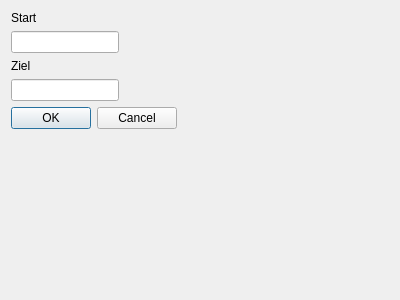
<?xml version="1.0" encoding="UTF-8"?>
<ui version="4.0">
 <class>Route</class>
 <widget class="QDialog" name="Route">
  <property name="geometry">
   <rect>
    <x>0</x>
    <y>0</y>
    <width>400</width>
    <height>300</height>
   </rect>
  </property>
  <property name="windowTitle">
   <string>Dialog</string>
  </property>
  <layout class="QFormLayout" name="formLayout">
   <item row="0" column="0">
    <widget class="QLabel" name="label_start">
     <property name="text">
      <string>Start</string>
     </property>
    </widget>
   </item>
   <item row="1" column="0">
    <widget class="QLineEdit" name="lineEdit_start"/>
   </item>
   <item row="2" column="0">
    <widget class="QLabel" name="label_ziel">
     <property name="text">
      <string>Ziel</string>
     </property>
    </widget>
   </item>
   <item row="3" column="0">
    <widget class="QLineEdit" name="lineEdit_ziel"/>
   </item>
   <item row="4" column="0">
    <widget class="QDialogButtonBox" name="buttonBox">
     <property name="orientation">
      <enum>Qt::Horizontal</enum>
     </property>
     <property name="standardButtons">
      <set>QDialogButtonBox::Cancel|QDialogButtonBox::Ok</set>
     </property>
    </widget>
   </item>
  </layout>
 </widget>
 <resources/>
 <connections>
  <connection>
   <sender>buttonBox</sender>
   <signal>accepted()</signal>
   <receiver>Route</receiver>
   <slot>accept()</slot>
   <hints>
    <hint type="sourcelabel">
     <x>248</x>
     <y>254</y>
    </hint>
    <hint type="destinationlabel">
     <x>157</x>
     <y>274</y>
    </hint>
   </hints>
  </connection>
  <connection>
   <sender>buttonBox</sender>
   <signal>rejected()</signal>
   <receiver>Route</receiver>
   <slot>reject()</slot>
   <hints>
    <hint type="sourcelabel">
     <x>316</x>
     <y>260</y>
    </hint>
    <hint type="destinationlabel">
     <x>286</x>
     <y>274</y>
    </hint>
   </hints>
  </connection>
 </connections>
</ui>
